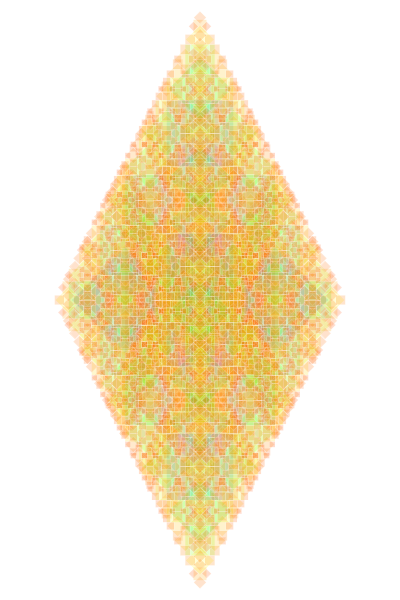
Frame 1 (no input)
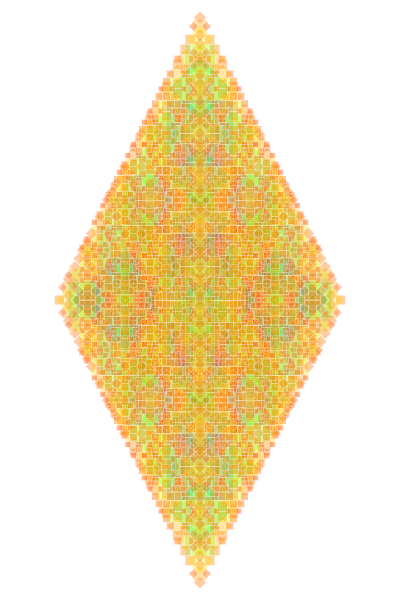
Frame 2 (the mouse pressed at the canvas centre, redrawn once)

The Processing sketch that drew these frames (run headless with seeded random() and noise(); the mouse was pressed at the canvas centre and the sketch redrawn once):

// Processing sketch: processing_100778
// ── processing_100778.pde

void setup() {
  size(400, 600);
  colorMode(HSB, 360, 100, 100);
  background(360);
  noLoop();
  smooth();

  rectMode(CENTER);
}

void draw() {
 rectangle(width/2, height/2, 150, 0);
}

void rectangle(float x, float y, float d, int n) {
  pushMatrix();
  translate(x, y);
  stroke(360, 50);
  fill(d*3, 100, 100, 50);
  rotate(radians(45*n));
  rect(0, 0, d, d);
  popMatrix();

  if (d > 10) {
    rectangle(x+d/2, y, d/2, n-1);
    rectangle(x-d/2, y, d/2, n-1);

    rectangle(x, y+d/1.5, d/1.5, n-1);
    rectangle(x, y-d/1.5, d/1.5, n-1);
  }
}
